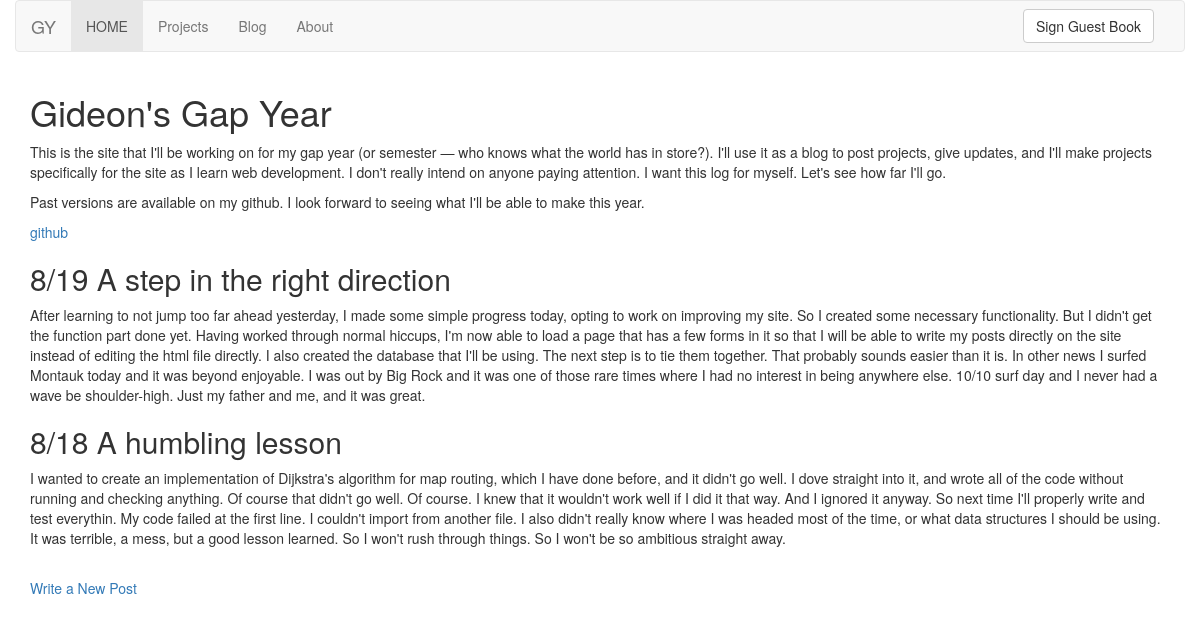
Before: / with the older database file.
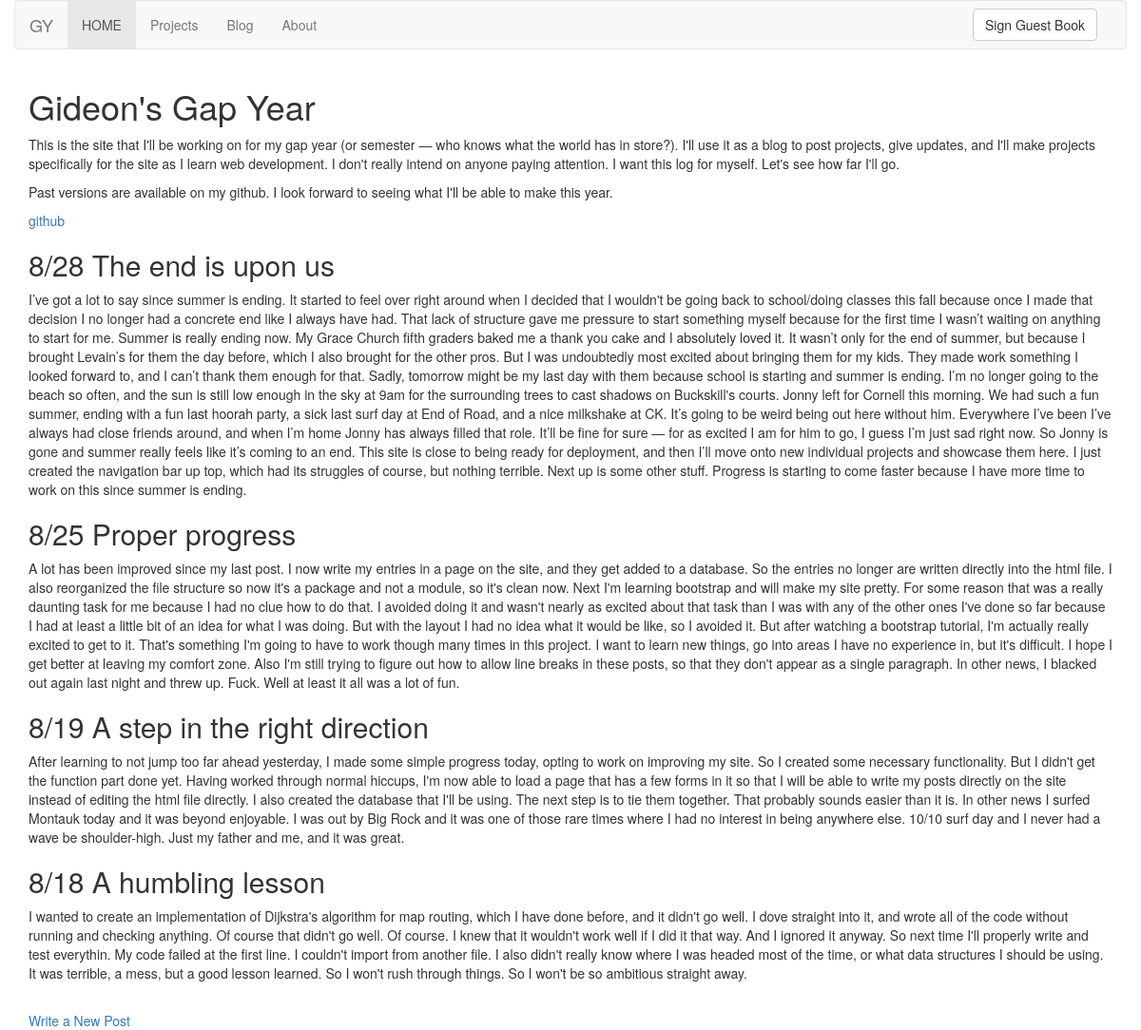
After: the same page with the newer database file.
### mysite/models.py (models this page shows, shortened)
class Post(db.Model):
	title = db.Column(db.String, nullable=False, primary_key=True)
	date_posted = db.Column(db.DateTime, nullable=False, default=datetime.utcnow)
	content = db.Column(db.Text, nullable=False)

### mysite/routes.py (the view)
@app.route('/home')
@app.route('/')
def home():
	posts = Post.query.all()
	return render_template('home.html', title='GY for Gap Year', posts=posts)

### mysite/templates/home.html
{% extends "layout.html" %}
{% block content %}
	<h1> Gideon's Gap Year </h1>
	<p>This is the site that I'll be working on for my gap year (or semester — who knows what the world has in store?). I'll use it as a blog to post projects, give updates, and I'll make projects specifically for the site as I learn web development. I don't really intend on anyone paying attention. I want this log for myself. Let's see how far I'll go.</p>
	<p>Past versions are available on my github. I look forward to seeing what I'll be able to make this year.</p>
	<a href="https://github.com/gyektai/gapyah/tree/master">github</a>
	{% for post in posts[::-1] %}
		<h2>{{ post.date_posted.month }}/{{ post.date_posted.day }} {{ post.title }}</h2>
		<p>{{ post.content }}</p>
	{% endfor %}
	<br>
	<a href="{{ url_for('makepost') }}">Write a New Post</a>
{% endblock content %}

### mysite/templates/layout.html (shortened to what this page needs)
<!DOCTYPE html>
<html>
<head>
	<link rel="stylesheet" href="https://stackpath.bootstrapcdn.com/bootstrap/3.4.1/css/bootstrap.min.css">
</head>
<body>
	<div class="container-fluid">
		<nav class="navbar navbar-default">
			<div class="container-fluid">
				<div class="navbar-header">
					<a class="navbar-brand" href="#">GY</a>
				</div>
				<div class="collapse navbar-collapse" id="example-navbar-collapse">
					<ul class="nav navbar-nav">
				      <li class="active"><a href="#">HOME</a></li>
				      <li><a href="#">Projects</a></li>
				      <li><a href="#">Blog</a></li>
				      <li><a href="#">About</a></li>
				    </ul>
				    <div class="container-fluid">
				    	<button type="button" class="btn btn-default navbar-btn navbar-right">Sign Guest Book</button>
					</div>
				</div>
			</div>
		</nav>
	</div>
	<div class="container">
		{% block content %}{% endblock %}
	</div>
</body>
</html>

Changed rows visible on the page:
added Post: date_posted.month "8", date_posted.day "28", title "The end is upon us", content "I’ve got a lot to say since summer is ending. It started to feel over right around when I decided that I wouldn't be going back to school/doing classes this fall because once I made that decision I no longer had a concrete end like I always have had. That lack of structure gave me pressure to start something myself because for the first time I wasn’t waiting on anything to start for me. Summer is really ending now. My Grace Church fifth graders baked me a thank you cake and I absolutely loved it. It wasn’t only for the end of summer, but because I brought Levain’s for them the day before, which I also brought for the other pros. But I was undoubtedly most excited about bringing them for my…"
added Post: date_posted.month "8", date_posted.day "25", title "Proper progress", content "A lot has been improved since my last post. I now write my entries in a page on the site, and they get added to a database. So the entries no longer are written directly into the html file. I also reorganized the file structure so now it's a package and not a module, so it's clean now. Next I'm learning bootstrap and will make my site pretty. For some reason that was a really daunting task for me because I had no clue how to do that. I avoided doing it and wasn't nearly as excited about that task than I was with any of the other ones I've done so far because I had at least a little bit of an idea for what I was doing. But with the layout I had no idea what it would be like, so I avoided it.…"
